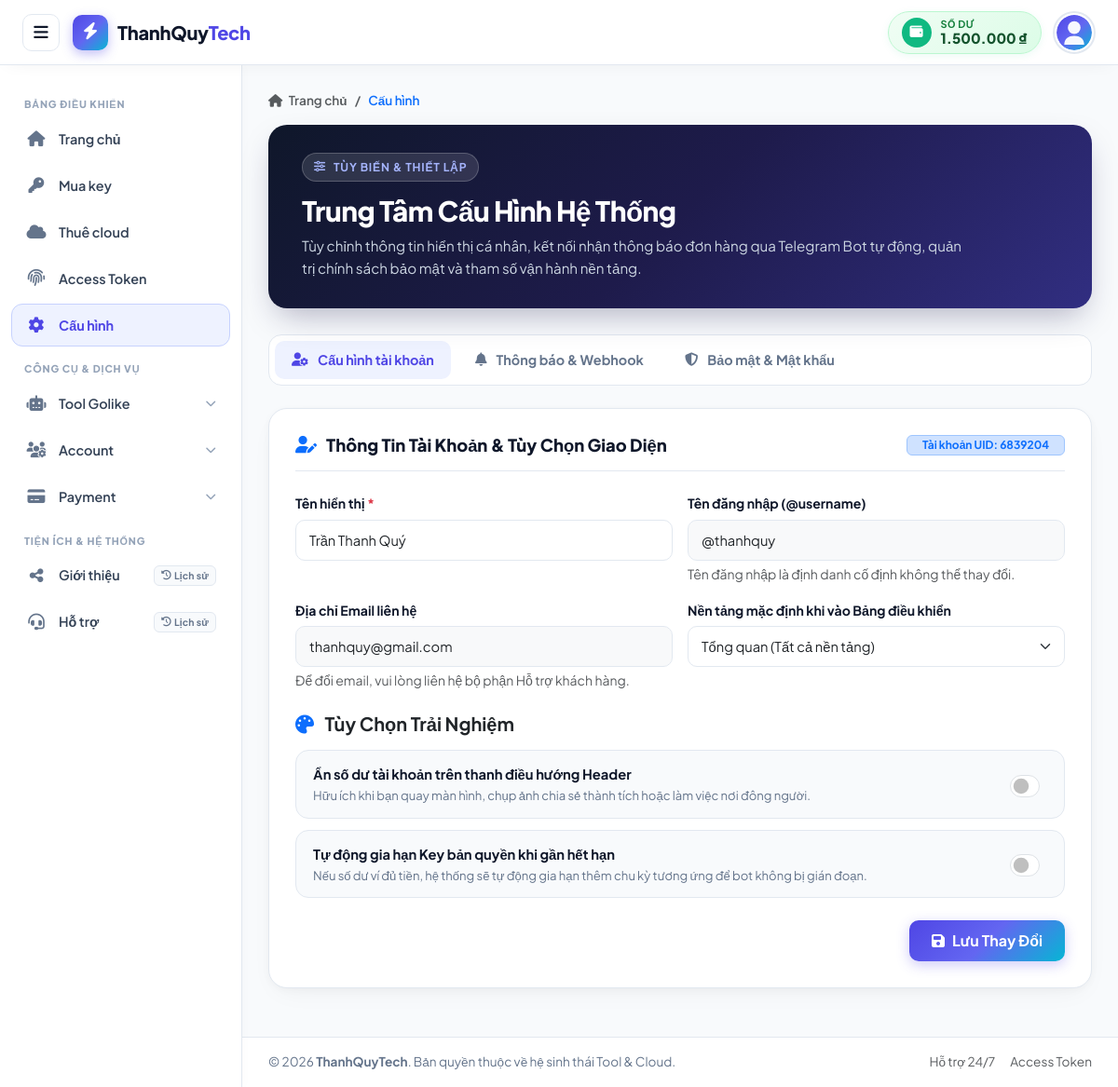
/settings.php (signed in), run on the app's committed database.
### tables this page shows
CREATE TABLE IF NOT EXISTS `users` (
    `id` BIGINT UNSIGNED AUTO_INCREMENT PRIMARY KEY COMMENT 'Khóa chính tự tăng',
    `uid` INT UNSIGNED NOT NULL UNIQUE COMMENT 'Mã định danh riêng biệt (7 chữ số: 1000000 - 9999999)',
    `uuid` CHAR(36) NOT NULL UNIQUE COMMENT 'Định danh duy nhất chuẩn UUIDv7 liên kết giữa các bảng',
    `name` VARCHAR(100) NOT NULL COMMENT 'Tên hiển thị người dùng',
    `username` VARCHAR(50) NOT NULL UNIQUE COMMENT 'Tên đăng nhập (@tên)',
    `password` VARCHAR(255) NOT NULL COMMENT 'Mật khẩu mã hóa Hash + Salt + Stretching (BCRYPT / Argon2ID)',
    `email` VARCHAR(191) NOT NULL UNIQUE COMMENT 'Địa chỉ email duy nhất',
    `balance` DECIMAL(15, 2) NOT NULL DEFAULT 0.00 COMMENT 'Số dư tài khoản nạp vào (VND)',
    `avatar` VARCHAR(255) NOT NULL DEFAULT 'assets/images/default-avatar.svg' COMMENT 'Đường dẫn ảnh đại diện',
    `role` ENUM('Admin', 'Member') NOT NULL DEFAULT 'Member' COMMENT 'Vai trò người dùng trong hệ thống',
    `status` ENUM('Active', 'Inactive', 'Locked') NOT NULL DEFAULT 'Active' COMMENT 'Trạng thái hoạt động của tài khoản',
    `created_at` TIMESTAMP NOT NULL DEFAULT CURRENT_TIMESTAMP COMMENT 'Thời điểm tạo tài khoản',
    `updated_at` TIMESTAMP NOT NULL DEFAULT CURRENT_TIMESTAMP ON UPDATE CURRENT_TIMESTAMP COMMENT 'Thời điểm cập nhật gần nhất',
    
    INDEX `idx_users_uid` (`uid`),
    INDEX `idx_users_uuid` (`uuid`),
    INDEX `idx_users_username` (`username`),
    INDEX `idx_users_email` (`email`),
    INDEX `idx_users_status` (`status`)
);

### config/config.php (called while the page is built, shortened)
<?php
function format_currency($amount): string {
    return number_format((float)$amount, 0, ',', '.') . ' ₫';
}

### settings.php (the view, shortened to what this page needs)
<?php
require_once __DIR__ . '/config/config.php';
$stmt = $pdo->prepare("
    SELECT id, uid, uuid, name, username, email, balance, avatar, role, status, password, created_at, updated_at
    FROM users
    WHERE id = ?
    LIMIT 1
");
$stmt->execute([$_SESSION['user_id']]);
$user = $stmt->fetch();
$currentUser = $user;
try {
    $pdo->exec("
        CREATE TABLE IF NOT EXISTS `settings` (
            `id` BIGINT UNSIGNED AUTO_INCREMENT PRIMARY KEY,
            `user_uuid` CHAR(36) DEFAULT NULL,
            `setting_key` VARCHAR(100) NOT NULL,
            `setting_value` LONGTEXT DEFAULT NULL,
            `setting_group` VARCHAR(50) NOT NULL DEFAULT 'general',
            `description` VARCHAR(255) DEFAULT NULL,
            `created_at` TIMESTAMP NOT NULL DEFAULT CURRENT_TIMESTAMP,
            `updated_at` TIMESTAMP NOT NULL DEFAULT CURRENT_TIMESTAMP ON UPDATE CURRENT_TIMESTAMP,
            INDEX `idx_settings_user_uuid` (`user_uuid`),
            INDEX `idx_settings_key` (`setting_key`),
            INDEX `idx_settings_group` (`setting_group`),
            UNIQUE KEY `uq_user_setting_key` (`user_uuid`, `setting_key`)
        ) ENGINE=InnoDB DEFAULT CHARSET=utf8mb4 COLLATE=utf8mb4_unicode_ci;
    ");
} catch (Exception $e) {
}
$userSettings = [];
try {
    $stmtUserSet = $pdo->prepare("SELECT setting_key, setting_value FROM `settings` WHERE user_uuid = ?");
    $stmtUserSet->execute([$user['uuid']]);
    while ($row = $stmtUserSet->fetch()) {
        $userSettings[$row['setting_key']] = $row['setting_value'];
    }
} catch (Exception $e) {
}
$defaultPlatform = $userSettings['default_platform'] ?? 'all';
$hideBalance     = ($userSettings['hide_balance_header'] ?? '0') === '1';
$autoRenew       = ($userSettings['auto_renew_key'] ?? '0') === '1';
$activeTab = $_GET['tab'] ?? 'general';
?>
<!DOCTYPE html>
<html lang="vi">
<head>
    <link href="https://cdn.jsdelivr.net/npm/bootstrap@5.3.3/dist/css/bootstrap.min.css" rel="stylesheet">
    <link rel="stylesheet" href="https://cdnjs.cloudflare.com/ajax/libs/font-awesome/6.5.1/css/all.min.css">
</head>
<body>
    <header class="app-header">
        <div class="header-left">
            <button type="button" class="sidebar-toggle-btn" id="sidebarToggle" onclick="toggleAppSidebar(event)" title="Đóng/Mở Menu">
                <i class="fa-solid fa-bars"></i>
            </button>
            <a href="index.php" class="brand-logo">
                <div class="brand-icon">
                    <i class="fa-solid fa-bolt"></i>
                </div>
                <div class="brand-name">
                    ThanhQuy<span>Tech</span>
                </div>
            </a>
        </div>
        <div class="header-right">
            <a href="/payments/deposit" class="header-balance-card" title="Nạp tiền vào tài khoản">
                <div class="balance-wallet-icon">
                    <i class="fa-solid fa-wallet"></i>
                </div>
                <div class="balance-text-group">
                    <span class="balance-title">Số dư</span>
                    <span class="balance-val"><?= !empty($hideBalance) ? '****** đ' : format_currency($currentUser['balance']) ?></span>
                </div>
            </a>
            <div class="user-profile-container" id="userDropdownContainer">
                <button type="button" class="user-profile-toggle" id="userProfileToggle" onclick="toggleUserPopup(event)" aria-expanded="false" title="<?= htmlspecialchars($currentUser['name']) ?>">
                    <img src="<?= htmlspecialchars($currentUser['avatar']) ?>"
                         alt="Avatar"
                         class="user-avatar-small"
                         onerror="this.onerror=null; this.src='assets/images/default-avatar.svg';">
                </button>
            </div>
        </div>
    </header>
    <aside class="app-sidebar" id="appSidebar">
        <div class="sidebar-category">BẢNG ĐIỀU KHIỂN</div>
        <ul class="sidebar-nav-list">
            <li>
                <a href="index.php" class="sidebar-link">
                    <span class="sidebar-icon"><i class="fa-solid fa-fw fa-house"></i></span>
                    <span class="sidebar-title">Trang chủ</span>
                </a>
            </li>
            <li>
                <a href="buy-key.php" class="sidebar-link">
                    <span class="sidebar-icon"><i class="fa-solid fa-fw fa-key"></i></span>
                    <span class="sidebar-title">Mua key</span>
                </a>
            </li>
            <li>
                <a href="cloud.php" class="sidebar-link">
                    <span class="sidebar-icon"><i class="fa-solid fa-fw fa-cloud"></i></span>
                    <span class="sidebar-title">Thuê cloud</span>
                </a>
            </li>
            <li>
                <a href="token.php" class="sidebar-link">
                    <span class="sidebar-icon"><i class="fa-solid fa-fw fa-fingerprint"></i></span>
                    <span class="sidebar-title">Access Token</span>
                </a>
            </li>
            <li>
                <a href="settings.php" class="sidebar-link active">
                    <span class="sidebar-icon"><i class="fa-solid fa-fw fa-gear"></i></span>
                    <span class="sidebar-title">Cấu hình</span>
                </a>
            </li>
        </ul>
        <div class="sidebar-category">CÔNG CỤ & DỊCH VỤ</div>
        <ul class="sidebar-nav-list">
            <li>
                <button class="sidebar-link collapsed" type="button" data-bs-toggle="collapse" data-bs-target="#submenuGolike" aria-expanded="false">
                    <span class="sidebar-icon"><i class="fa-solid fa-fw fa-robot"></i></span>
                    <span class="sidebar-title">Tool Golike</span>
                    <i class="fa-solid fa-chevron-down sidebar-arrow"></i>
                </button>
            </li>
            <li>
                <button class="sidebar-link collapsed" type="button" data-bs-toggle="collapse" data-bs-target="#submenuAccount" aria-expanded="false">
                    <span class="sidebar-icon"><i class="fa-solid fa-fw fa-users-gear"></i></span>
                    <span class="sidebar-title">Account</span>
                    <i class="fa-solid fa-chevron-down sidebar-arrow"></i>
                </button>
            </li>
            <li>
                <button class="sidebar-link collapsed" type="button" data-bs-toggle="collapse" data-bs-target="#submenuPayment" aria-expanded="false">
                    <span class="sidebar-icon"><i class="fa-solid fa-fw fa-credit-card"></i></span>
                    <span class="sidebar-title">Payment</span>
                    <i class="fa-solid fa-chevron-down sidebar-arrow"></i>
                </button>
            </li>
        </ul>
        <div class="sidebar-category">TIỆN ÍCH & HỆ THỐNG</div>
        <ul class="sidebar-nav-list">
            <li>
                <a href="referral.php" class="sidebar-link">
                    <span class="sidebar-icon"><i class="fa-solid fa-fw fa-share-nodes"></i></span>
                    <span class="sidebar-title">Giới thiệu</span>
                    <span class="badge-history ms-auto"><i class="fa-solid fa-clock-rotate-left"></i> Lịch sử</span>
                </a>
            </li>
            <li>
                <a href="support.php" class="sidebar-link">
                    <span class="sidebar-icon"><i class="fa-solid fa-fw fa-headset"></i></span>
                    <span class="sidebar-title">Hỗ trợ</span>
                    <span class="badge-history ms-auto"><i class="fa-solid fa-clock-rotate-left"></i> Lịch sử</span>
                </a>
            </li>
        </ul>
    </aside>
    <main class="app-main">
        <div class="content-container">
            <nav aria-label="breadcrumb" class="mb-3">
                <ol class="breadcrumb mb-0" style="font-size: 0.85rem; font-weight: 600;">
                    <li class="breadcrumb-item"><a href="index.php" class="text-decoration-none text-muted"><i class="fa-solid fa-house me-1"></i> Trang chủ</a></li>
                    <li class="breadcrumb-item active text-primary" aria-current="page">Cấu hình</li>
                </ol>
            </nav>
            <div class="settings-hero">
                <div class="hero-badge">
                    <i class="fa-solid fa-sliders"></i>
                    <span>TÙY BIẾN & THIẾT LẬP</span>
                </div>
                <div class="d-flex flex-column flex-md-row align-items-md-center justify-content-between gap-3">
                    <div>
                        <h1 class="hero-title">Trung Tâm Cấu Hình Hệ Thống</h1>
                        <p class="hero-subtitle">
                            Tùy chỉnh thông tin hiển thị cá nhân, kết nối nhận thông báo đơn hàng qua Telegram Bot tự động, quản trị chính sách bảo mật và tham số vận hành nền tảng.
                        </p>
                    </div>
                </div>
            </div>
            <div class="settings-tabs">
                <a href="settings.php?tab=general" class="settings-tab-btn <?= ($activeTab === 'general') ? 'active' : '' ?>">
                    <i class="fa-solid fa-user-gear"></i>
                    <span>Cấu hình tài khoản</span>
                </a>
                <a href="settings.php?tab=notifications" class="settings-tab-btn <?= ($activeTab === 'notifications') ? 'active' : '' ?>">
                    <i class="fa-solid fa-bell"></i>
                    <span>Thông báo & Webhook</span>
                </a>
                <a href="settings.php?tab=security" class="settings-tab-btn <?= ($activeTab === 'security') ? 'active' : '' ?>">
                    <i class="fa-solid fa-shield-halved"></i>
                    <span>Bảo mật & Mật khẩu</span>
                </a>
            </div>
            <?php if ($activeTab === 'general'): ?>
            <div class="settings-card">
                <div class="card-header-clean">
                    <h2 class="card-title-clean">
                        <i class="fa-solid fa-user-pen text-primary"></i>
                        <span>Thông Tin Tài Khoản & Tùy Chọn Giao Diện</span>
                    </h2>
                    <span class="badge bg-primary-subtle text-primary border border-primary-subtle px-3 py-1">Tài khoản UID: <?= htmlspecialchars($user['uid']) ?></span>
                </div>
                <form action="settings.php?tab=general" method="POST">
                    <div class="row g-3 mb-4">
                        <div class="col-md-6">
                            <label for="name" class="form-label">Tên hiển thị <span class="text-danger">*</span></label>
                            <input type="text" class="form-control" id="name" name="name" value="<?= htmlspecialchars($user['name']) ?>" required>
                        </div>
                        <div class="col-md-6">
                            <label for="username" class="form-label">Tên đăng nhập (@username)</label>
                            <input type="text" class="form-control bg-light" id="username" value="<?= htmlspecialchars($user['username']) ?>" readonly disabled>
                            <div class="form-text text-muted">Tên đăng nhập là định danh cố định không thể thay đổi.</div>
                        </div>
                        <div class="col-md-6">
                            <label for="email" class="form-label">Địa chỉ Email liên hệ</label>
                            <input type="email" class="form-control bg-light" id="email" value="<?= htmlspecialchars($user['email']) ?>" readonly disabled>
                            <div class="form-text text-muted">Để đổi email, vui lòng liên hệ bộ phận Hỗ trợ khách hàng.</div>
                        </div>
                        <div class="col-md-6">
                            <label for="default_platform" class="form-label">Nền tảng mặc định khi vào Bảng điều khiển</label>
                            <select class="form-select" id="default_platform" name="default_platform">
                                <option value="all" <?= ($defaultPlatform === 'all') ? 'selected' : '' ?>>Tổng quan (Tất cả nền tảng)</option>
                            </select>
                        </div>
                    </div>
                    <h5 class="fw-bold text-dark mb-3 mt-4">
                        <i class="fa-solid fa-palette text-primary me-2"></i> Tùy Chọn Trải Nghiệm
                    </h5>
                    <div class="switch-container">
                        <div>
                            <div class="switch-title">Ẩn số dư tài khoản trên thanh điều hướng Header</div>
                            <p class="switch-desc">Hữu ích khi bạn quay màn hình, chụp ảnh chia sẻ thành tích hoặc làm việc nơi đông người.</p>
                        </div>
                        <div class="form-check form-switch m-0">
                            <input class="form-check-input" type="checkbox" name="hide_balance_header" id="switchHideBalance" <?= $hideBalance ? 'checked' : '' ?>>
                        </div>
                    </div>
                    <div class="switch-container">
                        <div>
                            <div class="switch-title">Tự động gia hạn Key bản quyền khi gần hết hạn</div>
                            <p class="switch-desc">Nếu số dư ví đủ tiền, hệ thống sẽ tự động gia hạn thêm chu kỳ tương ứng để bot không bị gián đoạn.</p>
                        </div>
                        <div class="form-check form-switch m-0">
                            <input class="form-check-input" type="checkbox" name="auto_renew_key" id="switchAutoRenew" <?= $autoRenew ? 'checked' : '' ?>>
                        </div>
                    </div>
                    <div class="text-end mt-4">
                        <button type="submit" class="btn-gradient-primary">
                            <i class="fa-solid fa-floppy-disk"></i> Lưu Thay Đổi
                        </button>
                    </div>
                </form>
            </div>
            <?php endif; ?>
        </div>
        <footer class="app-footer">
            <div>
                © 2026 <strong>ThanhQuyTech</strong>. Bản quyền thuộc về hệ sinh thái Tool & Cloud.
            </div>
            <div class="d-flex gap-3">
                <a href="support.php" class="text-decoration-none text-muted">Hỗ trợ 24/7</a>
                <a href="token.php" class="text-decoration-none text-muted">Access Token</a>
            </div>
        </footer>
    </main>
</body>
</html>

### data on the page
users: balance "1.500.000 ₫", avatar (placeholder picture), uid "6839204", name "Trần Thanh Quý", username "@thanhquy", email "thanhquy@gmail.com"
